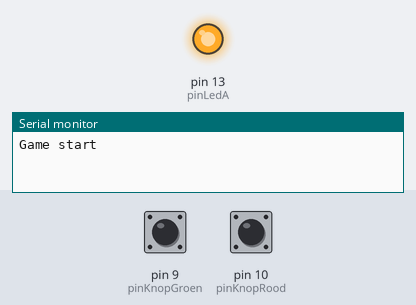
The sketch below on a simulated Arduino Uno, built with avr-gcc and run on an emulated ATmega328P. Parts: output pins drawn as LEDs (lit = HIGH), the last lines printed to the serial monitor. Inputs (shaded band) come from the test bench; at power-on: pin 9 (pinKnopGroen) LOW, pin 10 (pinKnopRood) LOW.

Above: at 0.1 s.
At 2.1 s:
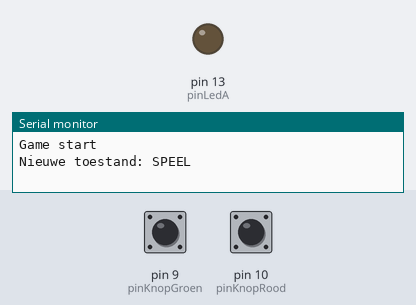
Timing chart, 0 to 3.6 s (numbered marks = the images above):
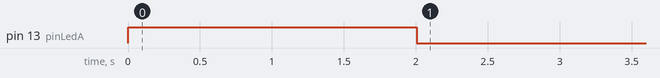

Measured:
- by itself, pin 13 (pinLedA): LOW → HIGH at 0.00 s, → LOW 2.0 s later

The sketch:

game_startcode.ino
```cpp
  /*****************************************
   Game Startcode
   met toestansdiagrammen
   Emmauscollege
   v20201114GEE
 *****************************************/

/*****************************************
   libraries die je gebruikt

   LCD met 2 regels van 16 karakters
   (de RGB backlit kan niet van kleur worden veranderd)
   https://www.arduino.cc/reference/en/libraries/grove-lcd-rgb-backlight/

 *****************************************/
#include <Wire.h>
#include "rgb_lcd.h"

/*****************************************
   variabelen die je gebruikt maken
 *****************************************/
// gebruikte pinnen
const int pinLedA   = 13; // pin van LED voor speler 1
const int pinKnopRood  = 10; // pin van knop voor speler 1
const int pinKnopGroen  = 9; // pin van knop voor speler 2

// variabelen om waarden van sensoren en actuatoren te onthouden
int knopRood = 0;
int knopGroen = 0;

// variabelen voor de toestanden
const int TELAF = 1; // tel af tot spel start
const int SPEEL = 2; // speel het spel
const int WIN   = 3; // laat zien wie de winnaar is
int toestand = TELAF;
unsigned long toestandStartTijd = 0;

/*****************************************
   functies die je gebruikt maken
 *****************************************/
// code die steeds wordt uitgevoerd in toestand TELAF
void telafLoop() {
  digitalWrite(pinLedA, HIGH);
  // tel af
}

// code die steeds wordt uitgevoerd in toestand SPEEL
void speelLoop() {
    digitalWrite(pinLedA, LOW);
  // speel spel
}

// code die steeds wordt uitgevoerd in toestand SPEEL
void winLoop() {
  // toon wie gewonnen heeft
}


/*****************************************
   setup() en loop()
 *****************************************/

void setup() {
  // enable console en stuur opstartbericht
  Serial.begin(9600);
  Serial.println("Game start");

  // zet pinmode voor leds
  pinMode(pinLedA, OUTPUT);

  // zet pinmode voor knoppen
  pinMode(pinKnopRood, INPUT);
  pinMode(pinKnopGroen, INPUT);
}

void loop() {
  // lees sensorwaarden
  knopRood = digitalRead(pinKnopRood);
  knopGroen = digitalRead(pinKnopGroen);

  // bepaal toestand
  if (toestand == TELAF) {
    telafLoop();
    if (millis() - toestandStartTijd > 2000) { // 2 seconden voorbij
      toestandStartTijd = millis();
      toestand = SPEEL;
      Serial.println("Nieuwe toestand: SPEEL");
    }
  }
  if (toestand == SPEEL) {
    speelLoop();
    if (millis() - toestandStartTijd > 5000) { // 5 seconden voorbij
      toestandStartTijd = millis();
      toestand = WIN;
      Serial.println("Nieuwe toestand: WIN");
    }
  }
  if (toestand == WIN) {
    winLoop();
    if (millis() - toestandStartTijd > 1000 &&  // 1 seconde voorbij en
        knopRood == HIGH && knopGroen == HIGH) {       // beide knoppen ingedrukt
      toestandStartTijd = millis();
      toestand = TELAF;
      Serial.println("Nieuwe toestand: TELAF");
    }
  }

  // kleine vertraging, 100 keer per seconde loopen is genoeg
  delay(10);
}
```
